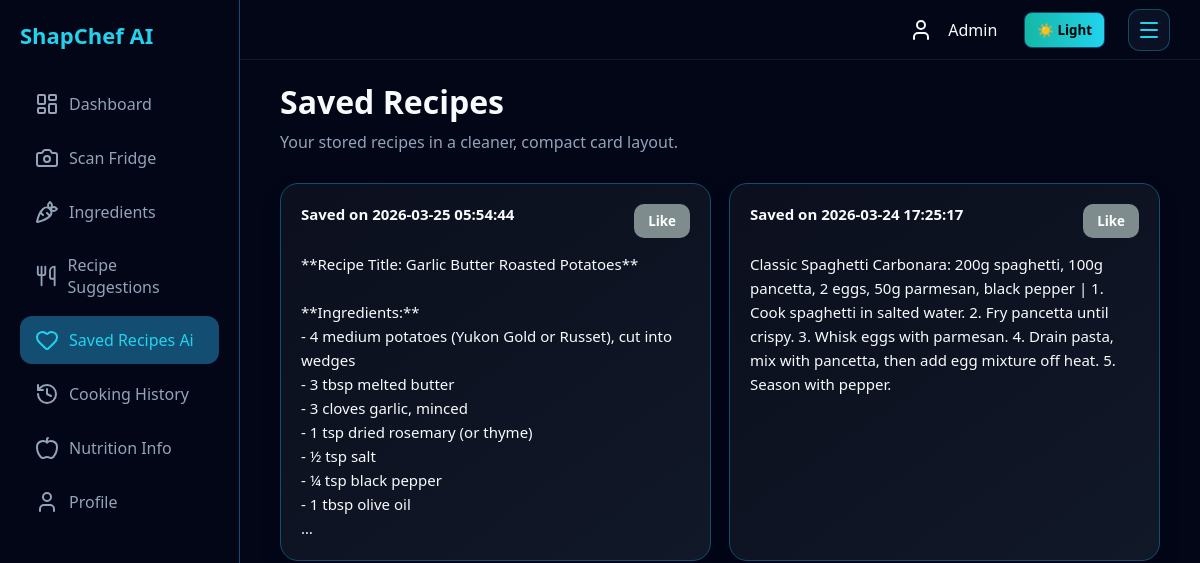
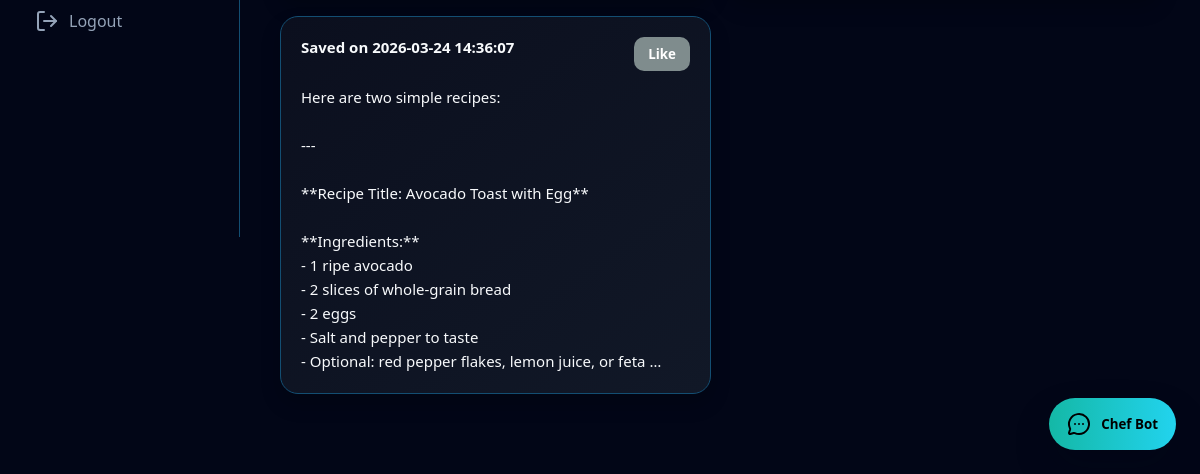
Page /saved (signed in) on the earlier database version (2 pictures, top to bottom).
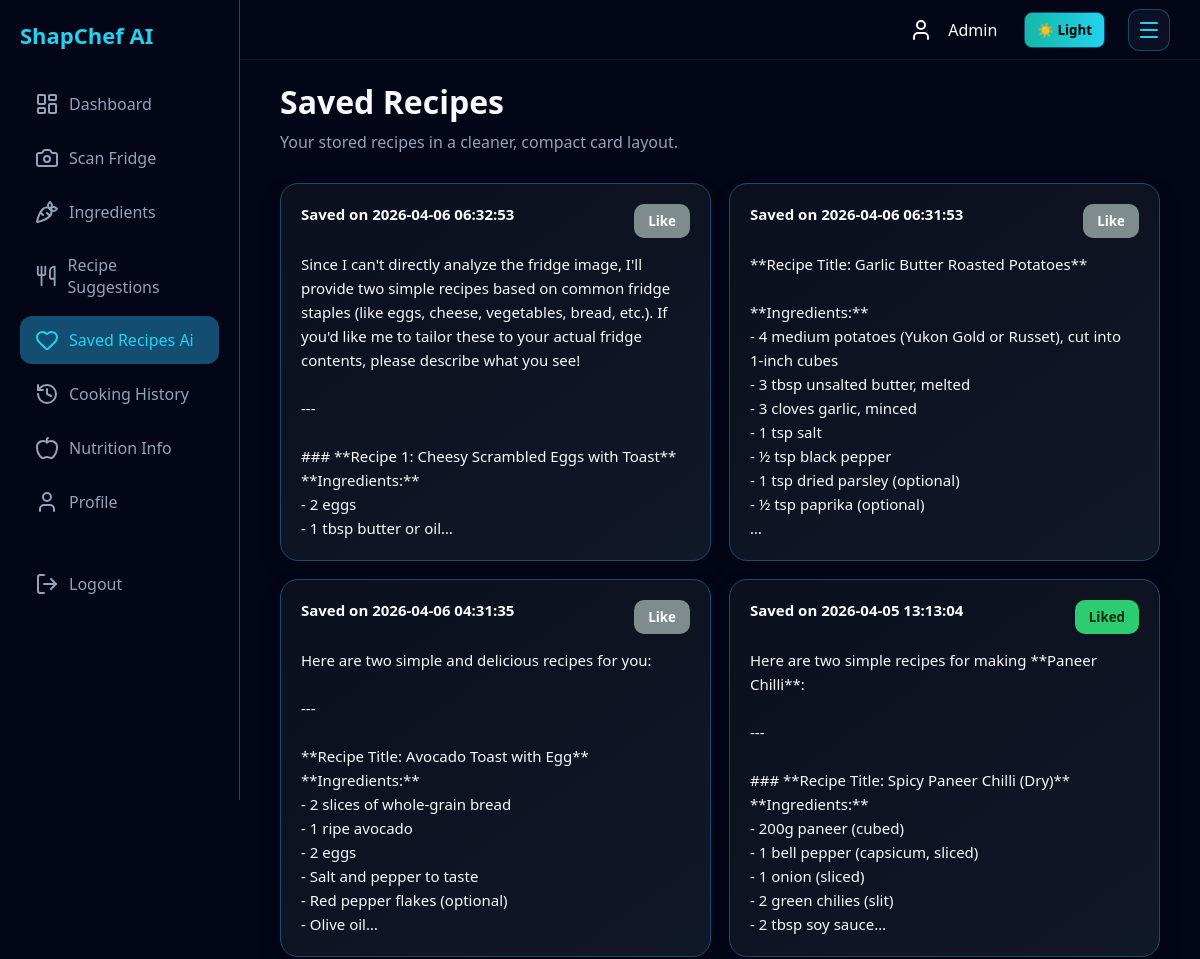
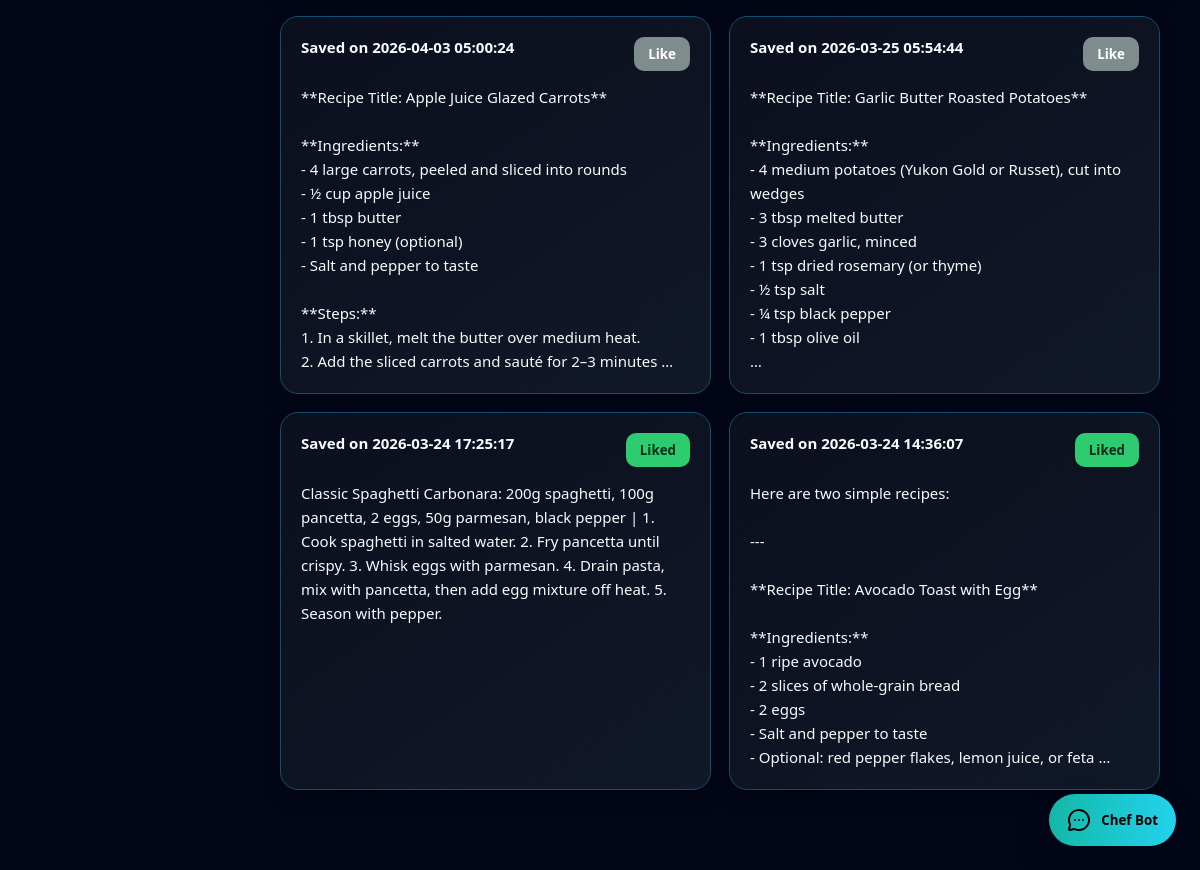
Same page on the later database version (2 pictures, top to bottom).
### app.py (models this page shows, shortened)
class SavedRecipe(db.Model):
    id = db.Column(db.Integer, primary_key=True)
    user_id = db.Column(db.Integer, db.ForeignKey("user.id"), nullable=False)
    recipe_text = db.Column(db.Text, nullable=False)
    liked = db.Column(db.Boolean, default=False)
    created_at = db.Column(db.DateTime, default=datetime.utcnow)

### app.py (the view)
@app.route("/saved")
def saved_recipes():
    if "user" not in session:
        return redirect("/login")
    user_id = session.get("user_id")
    if not user_id:
        user_obj = User.query.filter_by(username=session["user"]).first()
        if not user_obj:
            return redirect("/login")
        user_id = user_obj.id
        session["user_id"] = user_id
    recipes = SavedRecipe.query.filter_by(user_id=user_id).order_by(SavedRecipe.created_at.desc()).all()
    return render_template("saved.html", recipes=recipes, user=session["user"])

### app.py (called while the page is built)
@app.before_request
def before_request_schema_check():
    if not hasattr(g, "schema_checked"):
        try:
            ensure_schema()
            g.schema_checked = True
        except OperationalError as e:
            print(f"[ERROR] OperationalError during before_request schema check: {e}")
            db.session.rollback()
            db.drop_all()
            db.create_all()
            g.schema_checked = True

### templates/saved.html (shortened to what this page needs)
<!doctype html>
<html>
  <head>
    <link
      rel="stylesheet"
      href="{{ url_for('static', filename='style.css') }}"
    />
  </head>
  <body class="dashboard-body">
    <div class="sidebar">
      <div class="logo">ShapChef AI</div>
      <a href="/dashboard"><i data-lucide="layout-dashboard"></i> Dashboard</a>
      <a href="/scan"><i data-lucide="camera"></i> Scan Fridge</a>
      <a href="/ingredients"><i data-lucide="carrot"></i> Ingredients</a>
      <a href="/suggestions"
        ><i data-lucide="utensils"></i> Recipe Suggestions</a
      >
      <a class="active" href="/saved"
        ><i data-lucide="heart"></i> Saved Recipes Ai</a
      >
      <a href="/history"><i data-lucide="history"></i> Cooking History</a>
      <a href="/nutrition"><i data-lucide="apple"></i> Nutrition Info</a>
      <a href="/profile"><i data-lucide="user"></i> Profile</a>
      <br />
      <a href="/logout" class="logout"><i data-lucide="log-out"></i> Logout</a>
    </div>
    <div class="topbar">
      <div class="top-right">
        <i data-lucide="user"></i>
        <span>{{ user }}</span>
        <button id="theme-toggle" class="theme-toggle" type="button">
        </button>
        <button
          type="button"
          class="menu-toggle"
          aria-label="Open navigation menu"
          aria-expanded="false"
        >
          <i data-lucide="menu"></i>
        </button>
      </div>
    </div>
    <div class="main">
      <div class="page-header">
        <h1>Saved Recipes</h1>
        <p>Your stored recipes in a cleaner, compact card layout.</p>
      </div>
      {% if recipes %}
      <div class="saved-recipes-grid">
        {% for r in recipes %}
        <div class="saved-recipe-card">
          <div class="saved-recipe-header">
            <strong>Saved on {{ r.created_at.strftime('%Y-%m-%d %H:%M:%S') }}</strong>
            <form method="POST" action="/like_recipe/{{ r.id }}">
              <button
                type="submit"
                class="saved-like-btn {{ 'is-liked' if r.liked else '' }}"
              >
                {{ 'Liked' if r.liked else 'Like' }}
              </button>
            </form>
          </div>
          <div class="saved-recipe-content">
            <p>{{ r.recipe_text }}</p>
          </div>
        </div>
        {% endfor %}
      </div>
      {% else %}
      <div class="empty-state">
        No saved recipes yet. Use Scan Fridge to generate recipes and save them
        here.
      </div>
      {% endif %}
    </div>
    {% include "_chatbot.html" %}
  </body>
</html>

### templates/_chatbot.html (shortened to what this page needs)
<div class="snapchef-chatbot" data-chatbot-root>
  <button
    class="chatbot-toggle"
    type="button"
    aria-label="Open SnapChef assistant"
    aria-expanded="false"
    data-chatbot-toggle
  >
    <i data-lucide="message-circle-more"></i>
    <span>Chef Bot</span>
  </button>
</div>

### static/style.css (style rules this page uses)
:root { --bg-color: #020617; --text-color: #f8fafc; --muted-color: #94a3b8; --accent-color: #22d3ee; --panel-bg: rgba(15, 23, 42, 0.8); --card-bg: linear-gradient(145deg, #0b0f1e, #111827); --card-border: #134e72; --sidebar-bg: #020617; --topbar-bg: #020617; --card-shadow: 0 10px 20px rgba(0,0,0,.2); --button-bg: linear-gradient(90deg, #14b8a6, #22d3ee); --button-color: #000; }
* { margin: 0; padding: 0; box-sizing: border-box; font-family: 'Segoe UI', sans-serif; }
body { background: var(--bg-color); color: var(--text-color); }
.dashboard-body { background: var(--bg-color); }
.sidebar { width: 240px; height: 100vh; position: fixed; left: 0; top: 0; background: var(--sidebar-bg); padding: 20px; border-right: 1px solid var(--card-border); z-index: 1100; }
.topbar { position: fixed; top: 0; left: 240px; right: 0; height: 60px; display: flex; justify-content: flex-end; align-items: center; padding: 0 30px; background: var(--topbar-bg); border-bottom: 1px solid var(--card-border); z-index: 1050; }
.theme-toggle { border: 1px solid var(--card-border); background: var(--button-bg); color: var(--button-color); padding: 8px 12px; margin-left: 12px; border-radius: 8px; cursor: pointer; font-weight: 600; }
.logo { font-size: 20px; font-weight: bold; color: var(--accent-color); margin-bottom: 30px; }
.sidebar a { display: block; color: var(--muted-color); padding: 12px 15px; margin: 6px 0; border-radius: 12px; text-decoration: none; transition: 0.3s; }
.sidebar a.active { background: var(--card-border); color: var(--accent-color); }
.logout { color: red; margin-top: 20px; }
.logo { font-size: 22px; font-weight: bold; color: #22d3ee; margin-bottom: 30px; }
.sidebar a { display: flex; align-items: center; gap: 10px; }
.main { margin-left: 240px; padding: 40px; }
.page-header { margin-bottom: 30px; }
.page-header h1 { font-size: 32px; margin-bottom: 8px; }
.page-header p { color: var(--muted-color); font-size: 16px; }
.saved-recipes-grid { display: grid; grid-template-columns: repeat(auto-fit, minmax(300px, 1fr)); gap: 18px; }
.saved-recipe-card { display: flex; flex-direction: column; gap: 14px; min-height: 280px; padding: 20px; border-radius: 18px; border: 1px solid var(--card-border); background: var(--card-bg); box-shadow: var(--card-shadow); }
.saved-recipe-header { display: flex; justify-content: space-between; align-items: flex-start; gap: 12px; }
.saved-recipe-header strong { color: var(--text-color); font-size: 15px; line-height: 1.4; }
.saved-like-btn { padding: 8px 14px; border: none; border-radius: 10px; background: #7f8c8d; color: #ffffff; font-weight: 600; cursor: pointer; }
.saved-like-btn.is-liked { background: #2ecc71; color: #052e16; }
.saved-recipe-content { flex: 1; overflow: auto; padding-right: 6px; }
.saved-recipe-content p { margin: 0; color: var(--text-color); white-space: pre-wrap; line-height: 1.6; font-size: 15px; display: -webkit-box; -webkit-line-clamp: 12; -webkit-box-orient: vertical; overflow: hidden; }
.topbar { position: fixed; top: 0; left: 240px; right: 0; height: 60px; display: flex; justify-content: flex-end; align-items: center; padding: 0 30px; background: #020617; border-bottom: 1px solid #0f172a; z-index: 1000; }
.menu-toggle { display: inline-flex; align-items: center; justify-content: center; width: 42px; height: 42px; margin-left: 8px; padding: 0; border: 1px solid rgba(34, 211, 238, 0.3); border-radius: 12px; background: rgba(15, 23, 42, 0.72); color: #22d3ee; cursor: pointer; transition: background 0.2s ease, border-color 0.2s ease, transform 0.2s ease; }
.menu-icon, .menu-toggle svg { margin: 0; color: currentColor; pointer-events: none; }
.main { margin-left: 240px; padding: 80px 40px; }
.top-right { display: flex; align-items: center; gap: 15px; }
.snapchef-chatbot { position: fixed; right: 24px; bottom: 24px; z-index: 1400; }
.chatbot-toggle { display: inline-flex; align-items: center; gap: 10px; padding: 14px 18px; border: none; border-radius: 999px; background: var(--button-bg); color: var(--button-color); box-shadow: 0 18px 35px rgba(2, 6, 23, 0.28); font-weight: 700; cursor: pointer; }

Differences in the rows shown:
added SavedRecipe: created_at "2026-04-06 06:32:53", liked "Like", recipe_text "Since I can't directly analyze the fridge image, I'll provide two simple recipes based on common fridge staples (like eggs, cheese, vegetables, bread, etc.). If you'd like me to tailor these to your actual fridge contents, please describe what you see! --- ### **Recipe 1: Cheesy Scrambled Eggs with Toast** **Ingredients:** - 2 eggs - 1 tbsp butter or…"
added SavedRecipe: created_at "2026-04-06 06:31:53", liked "Like", recipe_text "**Recipe Title: Garlic Butter Roasted Potatoes** **Ingredients:** - 4 medium potatoes (Yukon Gold or Russet), cut into 1-inch cubes - 3 tbsp unsalted butter, melted - 3 cloves garlic, minced - 1 tsp salt - ½ tsp black pepper - 1 tsp dried parsley (optional) - ½ tsp paprika…"
added SavedRecipe: created_at "2026-04-06 04:31:35", liked "Like", recipe_text "Here are two simple and delicious recipes for you: --- **Recipe Title: Avocado Toast with Egg** **Ingredients:** - 2 slices of whole-grain bread - 1 ripe avocado - 2 eggs - Salt and pepper to taste - Red pepper flakes (optional) - Olive…"
added SavedRecipe: created_at "2026-04-05 13:13:04", liked "Liked", recipe_text "Here are two simple recipes for making **Paneer Chilli**: --- ### **Recipe Title: Spicy Paneer Chilli (Dry)** **Ingredients:** - 200g paneer (cubed) - 1 bell pepper (capsicum, sliced) - 1 onion (sliced) - 2 green chilies (slit) - 2 tbsp soy…"
added SavedRecipe: created_at "2026-04-03 05:00:24", liked "Like", recipe_text "**Recipe Title: Apple Juice Glazed Carrots** **Ingredients:** - 4 large carrots, peeled and sliced into rounds - ½ cup apple juice - 1 tbsp butter - 1 tsp honey (optional) - Salt and pepper to taste **Steps:** 1. In a skillet, melt the butter over medium heat. 2. Add the sliced carrots and sauté for 2–3…"
changed SavedRecipe (number 7 of 8 on the later page): liked "Like" → "Liked"
changed SavedRecipe (number 8 of 8 on the later page): liked "Like" → "Liked"
